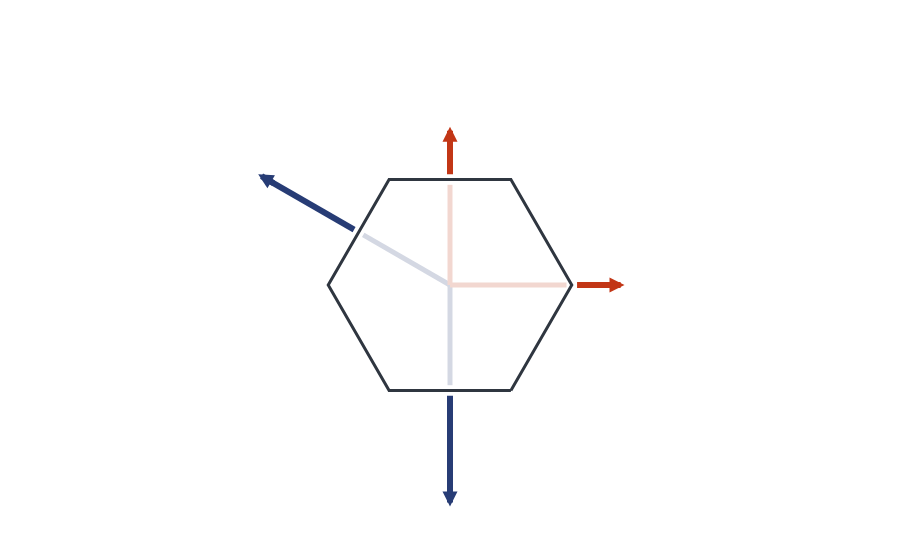

The code cell stored with this chart in its notebook:
### Code cell
let 
    print("--- Plotting the Wigner-Seitz cell in reciprocal space. \n")
    print("\n")

    Bs = [recip_basis[i, :] for i ∈ 1 : size(recip_basis, 1)]
    recip_wignerseitz = wignerseitz(Bs)

    vertices = recip_wignerseitz.verts
    print("--- Vertices of the reciprocal Wigner-Seitz cell (in reduced coordinates): \n")
    for v ∈ vertices
        @printf("%10f %10f \n", v[1], v[2])
    end


    cvecs = make_cartesian(vertices, Bs)

    print("\n")
    print("--- Vertices of the reciprocal Wigner-Seitz cell (in cartesian coordinates): \n")
    for v ∈ cvecs
        @printf("%10f %10f \n", v[1], v[2])
    end


    pbzb = PlotlyJS.plot(recip_wignerseitz)
    PlotlyJS.savefig(pbzb, assets_dir * "recip_pbzb.png")
    display(pbzb)
end

### Figure 1 — Plotly figure (JSON) as saved in the notebook; plotly's stock layout.template omitted (floating-point values rounded to 4 significant figures)
{"data": [{"hoverinfo": "text+x+y", "hovertext": "Cell", "line": {"color": "rgb(47,54,64)", "width": 3}, "mode": "lines", "type": "scatter", "x": [0.3333, 0.6667, 0.3333, -0.3333, -0.6667, -0.3333, 0.3333], "y": [-0.5774, 0, 0.5774, 0.5774, 0, -0.5774, -0.5774]}, {"hoverinfo": "text", "hovertext": "<b>v</b><sub>1</sub>", "line": {"color": "rgb(212,216,227)", "width": 5}, "mode": "lines", "type": "scatter", "x": [0, -0.475], "y": [0, 0.2742]}, {"hoverinfo": "text", "hovertext": "<b>v</b><sub>2</sub>", "line": {"color": "rgb(212,216,227)", "width": 5}, "mode": "lines", "type": "scatter", "x": [0, 0], "y": [0, -0.5485]}, {"hoverinfo": "text+x+y", "hovertext": "<b>v</b><sub>1</sub>", "line": {"color": "rgb(39,60,117)", "width": 6}, "mode": "lines", "type": "scatter", "x": [-0.525, -1], "y": [0.3031, 0.5774]}, {"hoverinfo": "text+x+y", "hovertext": "<b>v</b><sub>2</sub>", "line": {"color": "rgb(39,60,117)", "width": 6}, "mode": "lines", "type": "scatter", "x": [0, 0], "y": [-0.6062, -1.155]}, {"hoverinfo": "text", "hovertext": "<b>x</b>", "line": {"color": "rgb(242,215,208)", "width": 5}, "mode": "lines", "type": "scatter", "x": [0, 0.6378], "y": [0, 0]}, {"hoverinfo": "text", "hovertext": "<b>y</b>", "line": {"color": "rgb(242,215,208)", "width": 5}, "mode": "lines", "type": "scatter", "x": [0, 0], "y": [0, 0.5485]}, {"hoverinfo": "text", "hovertext": "<b>x</b>", "line": {"color": "rgb(194,54,22)", "width": 6}, "mode": "lines", "type": "scatter", "x": [0.6955, 0.8976], "y": [0, 0]}, {"hoverinfo": "text", "hovertext": "<b>y</b>", "line": {"color": "rgb(194,54,22)", "width": 6}, "mode": "lines", "type": "scatter", "x": [0, 0], "y": [0.6062, 0.8083]}], "layout": {"annotations": [{"arrowcolor": "rgb(39,60,117)", "arrowhead": 2, "arrowsize": 0.5, "arrowwidth": 6, "ax": -0.95, "axref": "x", "ay": 0.5485, "ayref": "y", "showarrow": true, "x": -1.05, "xref": "ax", "y": 0.6062, "yref": "ay"}, {"arrowcolor": "rgb(39,60,117)", "arrowhead": 2, "arrowsize": 0.5, "arrowwidth": 6, "ax": 0, "axref": "x", "ay": -1.097, "ayref": "y", "showarrow": true, "x": 0, "xref": "ax", "y": -1.212, "yref": "ay"}, {"arrowcolor": "rgb(194,54,22)", "arrowhead": 2, "arrowsize": 0.5, "arrowwidth": 6, "ax": 0.8399, "axref": "x", "ay": 0, "ayref": "y", "showarrow": true, "x": 0.9553, "xref": "ax", "y": 0, "yref": "ay"}, {"arrowcolor": "rgb(194,54,22)", "arrowhead": 2, "arrowsize": 0.5, "arrowwidth": 6, "ax": 0, "axref": "x", "ay": 0.7506, "ayref": "y", "showarrow": true, "x": 0, "xref": "ax", "y": 0.866, "yref": "ay"}], "aspectmode": "data", "autosize": false, "hovermode": "closest", "margin": {"b": 50, "l": 50, "r": 50, "t": 60}, "paper_bgcolor": "rgba(255, 255, 255, 1)", "plot_bgcolor": "rgba(255, 255, 255, 1)", "showlegend": false, "xaxis": {"range": [-1.077, 1.077], "showbackground": false, "showgrid": false, "tickvals": [], "title": {"text": ""}, "zeroline": false}, "yaxis": {"range": [-1.232, 1.232], "scaleanchor": "x", "scaleratio": 1, "showbackground": false, "showgrid": false, "tickvals": [], "title": {"text": ""}, "zeroline": false}}}
